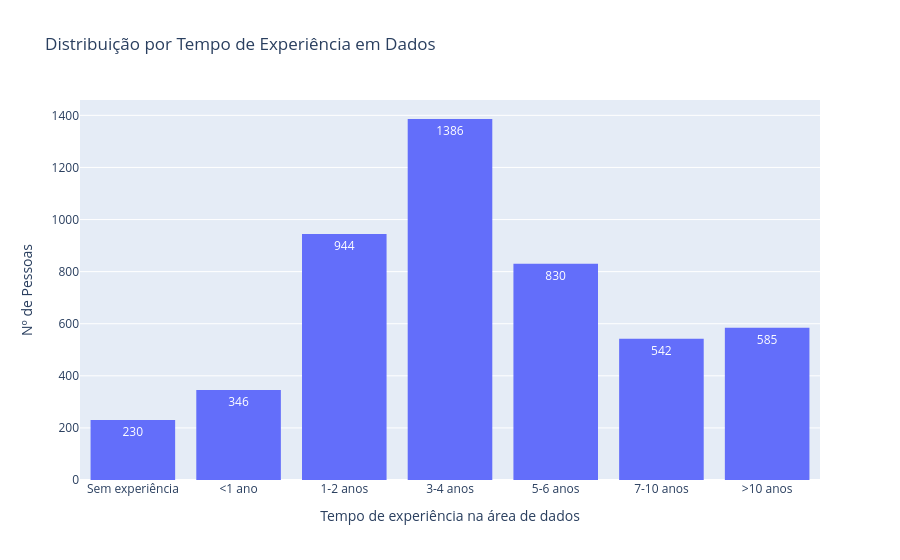

The code cell stored with this chart in its notebook:
### Markdown cell above
##### 5.4 Tempo de Experiência em Dados

### Code cell
# Mapeamento para rótulos simplificados
mapa_exp = {
    "Não tenho experiência na área de dados": "Sem experiência",
    "Menos de 1 ano": "<1 ano",
    "de 1 a 2 anos": "1-2 anos",
    "de 3 a 4 anos": "3-4 anos",
    "de 5 a 6 anos": "5-6 anos",
    "de 7 a 10 anos": "7-10 anos",
    "Mais de 10 anos": ">10 anos",
}

# Aplicando a coluna formatada
df["exp_dados_simplificado"] = df["2.i_tempo_de_experiencia_em_dados"].map(mapa_exp)

# Ordem das colunas
ordem_exp = [
    "Sem experiência",
    "<1 ano",
    "1-2 anos",
    "3-4 anos",
    "5-6 anos",
    "7-10 anos",
    ">10 anos",
]

g4 = px.histogram(
    df,
    x="exp_dados_simplificado",
    category_orders={"exp_dados_simplificado": ordem_exp},
    title="Distribuição por Tempo de Experiência em Dados",
    labels={"exp_dados_simplificado": "Tempo de Experiência"},
    text_auto=True
)
g4.update_layout(
    xaxis_title="Tempo de experiência na área de dados", yaxis_title="Nº de Pessoas"
)
g4.show()

### Figure 1 — Plotly figure (JSON) as saved in the notebook; plotly's stock layout.template omitted (floating-point values rounded to 4 significant figures; data arrays with more than 128 entries replaced by an {"elided": "..."} marker saying what was removed)
{"data": [{"bingroup": "x", "hovertemplate": "Tempo de Experiência=%{x}<br>count=%{y}<extra></extra>", "legendgroup": "", "marker": {"color": "#636efa", "pattern": {"shape": ""}}, "name": "", "orientation": "v", "showlegend": false, "texttemplate": "%{value}", "type": "histogram", "x": {"elided": "5217 str values"}, "xaxis": "x", "yaxis": "y"}], "layout": {"barmode": "relative", "legend": {"tracegroupgap": 0}, "title": {"text": "Distribuição por Tempo de Experiência em Dados"}, "xaxis": {"anchor": "y", "categoryarray": ["Sem experiência", "<1 ano", "1-2 anos", "3-4 anos", "5-6 anos", "7-10 anos", ">10 anos"], "categoryorder": "array", "domain": [0, 1], "title": {"text": "Tempo de experiência na área de dados"}}, "yaxis": {"anchor": "x", "domain": [0, 1], "title": {"text": "Nº de Pessoas"}}}}
